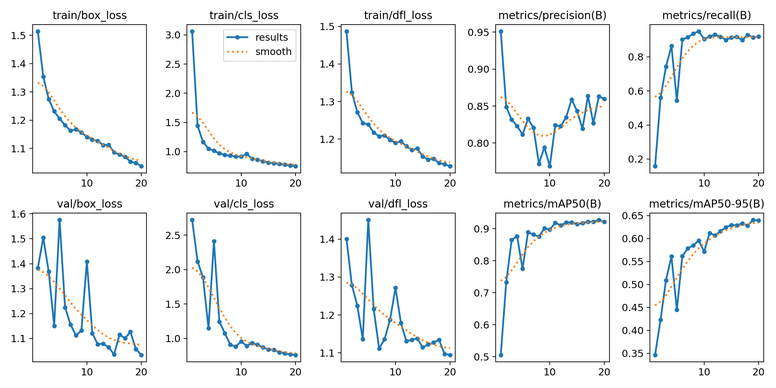
#> input picture notebooks/grid_search_yolov8/grid_trial_3/results.png, 776 x 388 px, shrunk from 2400 x 1200 before the run
$ jupyter execute --allow-errors 03_model_evaluation.ipynb
#> lines starting #> are read from the running program, lines starting #| are printed output that depends on the picture
[cell 1]
import pandas as pd
import matplotlib.pyplot as plt
import seaborn as sns
import cv2
import os

#> (a cell that did not finish here is left out)

[cell 3]
fig, ax = plt.subplots()
#> (the rest of this cell did not finish here and is left out)

#> (a cell that did not finish here is left out)

[cell 5]
image = cv2.imread("grid_search_yolov8/grid_trial_3/results.png")
#> image is the input picture: shape (388, 776, 3); mean B, G, R 244.8, 243.6, 241.7
plt.figure(figsize=(10,5))
plt.imshow(cv2.cvtColor(image, cv2.COLOR_BGR2RGB))
plt.axis('off')
plt.savefig(f'../images/best_model_results.png')
plt.show()

[cell 6]
image = cv2.imread("grid_search_yolov8/grid_trial_3/P_curve.png")
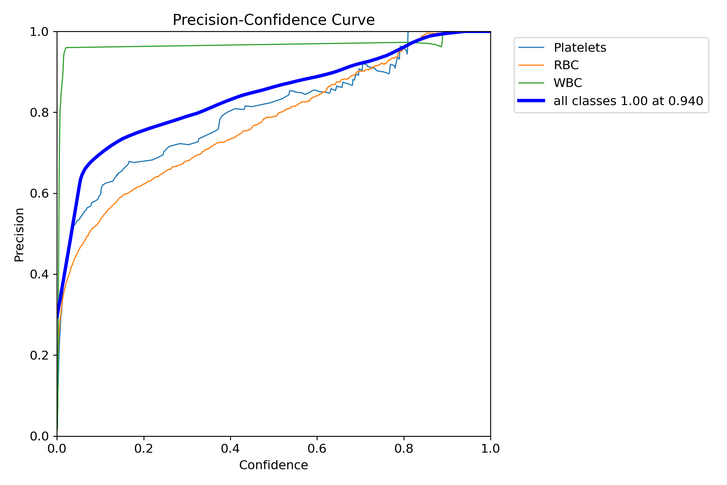
#> input picture notebooks/grid_search_yolov8/grid_trial_3/P_curve.png, 727 x 485 px, shrunk from 2250 x 1500 before the run
#> image is the input picture: shape (485, 727, 3); mean B, G, R 250.9, 249.9, 249.7
plt.figure(figsize=(10,5))
plt.imshow(cv2.cvtColor(image, cv2.COLOR_BGR2RGB))
plt.axis('off')
plt.savefig(f'../images/best_model_P_curve.png')
plt.show()

[cell 7]
image = cv2.imread("grid_search_yolov8/grid_trial_3/PR_curve.png")
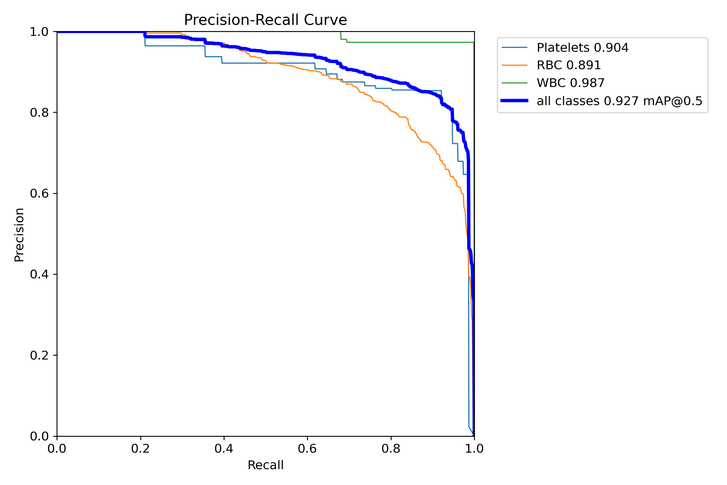
#> input picture notebooks/grid_search_yolov8/grid_trial_3/PR_curve.png, 727 x 485 px, shrunk from 2250 x 1500 before the run
#> image is the input picture: shape (485, 727, 3); mean B, G, R 251.2, 249.8, 249.7
plt.figure(figsize=(10,5))
plt.imshow(cv2.cvtColor(image, cv2.COLOR_BGR2RGB))
plt.axis('off')
plt.savefig(f'../images/best_model_PR_curve.png')
plt.show()

[cell 8]
image = cv2.imread("grid_search_yolov8/grid_trial_3/confusion_matrix_normalized.png")
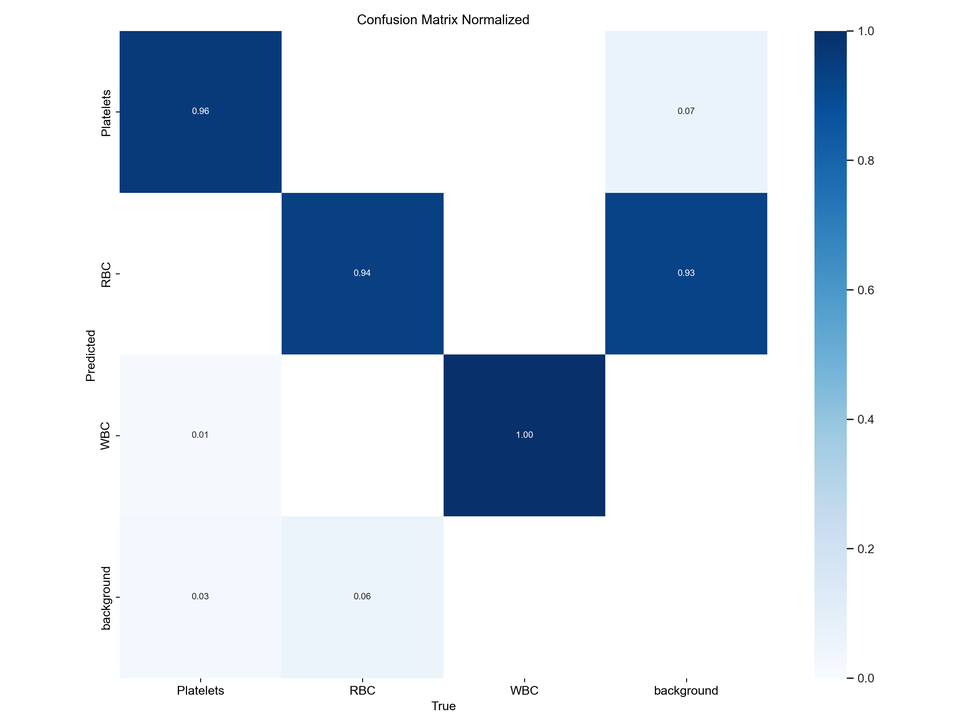
#> input picture notebooks/grid_search_yolov8/grid_trial_3/confusion_matrix_normalized.png, 970 x 727 px, shrunk from 3000 x 2250 before the run
#> image is the input picture: shape (727, 970, 3); mean B, G, R 232.8, 221, 211
plt.figure(figsize=(10,10))
plt.imshow(cv2.cvtColor(image, cv2.COLOR_BGR2RGB))
plt.axis('off')
plt.savefig(f'../images/best_model_confusion_matrix_normalized.png')
plt.show()

[cell 9]
val_label_0 = cv2.imread("grid_search_yolov8/grid_trial_3/val_batch0_labels.jpg")
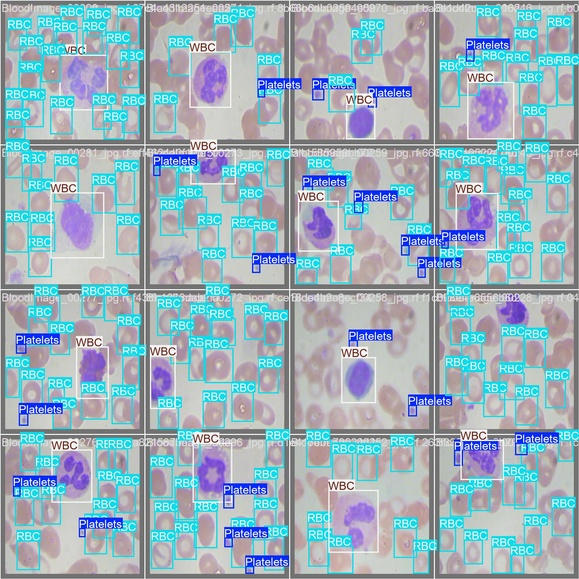
#> input picture notebooks/grid_search_yolov8/grid_trial_3/val_batch0_labels.jpg, 579 x 579 px, shrunk from 1792 x 1792 before the run
#> val_label_0 is the input picture: shape (579, 579, 3); mean B, G, R 187.3, 176.3, 155.7
val_pred_0 = cv2.imread("grid_search_yolov8/grid_trial_3/val_batch0_pred.jpg")
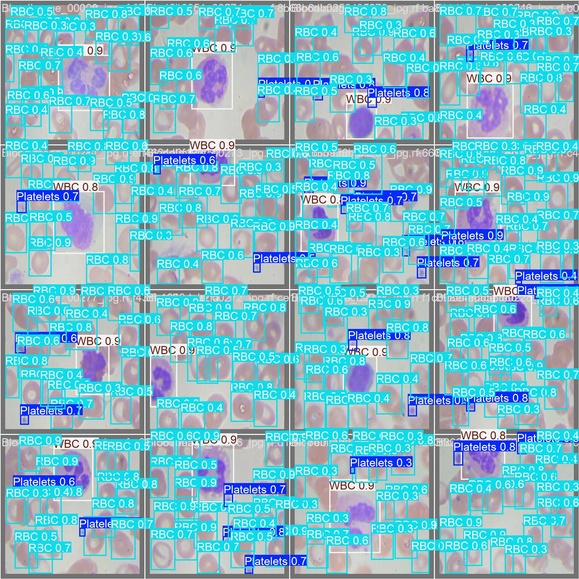
#> input picture notebooks/grid_search_yolov8/grid_trial_3/val_batch0_pred.jpg, 579 x 579 px, shrunk from 1792 x 1792 before the run
#> val_pred_0 is the input picture: shape (579, 579, 3); mean B, G, R 199.2, 185.4, 130.3
val_label_1 = cv2.imread("grid_search_yolov8/grid_trial_3/val_batch1_labels.jpg")
val_pred_1 = cv2.imread("grid_search_yolov8/grid_trial_3/val_batch1_pred.jpg")

plt.figure(figsize=(10,10))
plt.subplot(2, 2, 1)
plt.imshow(cv2.cvtColor(val_label_0, cv2.COLOR_BGR2RGB))
plt.axis('off')
plt.title("Val batch 0 labeled")
plt.subplot(2, 2, 2)
plt.imshow(cv2.cvtColor(val_pred_0, cv2.COLOR_BGR2RGB))
plt.axis('off')
plt.title("Val batch 0 predicted")
plt.subplot(2, 2, 3)
#> (the rest of this cell did not finish here and is left out)
